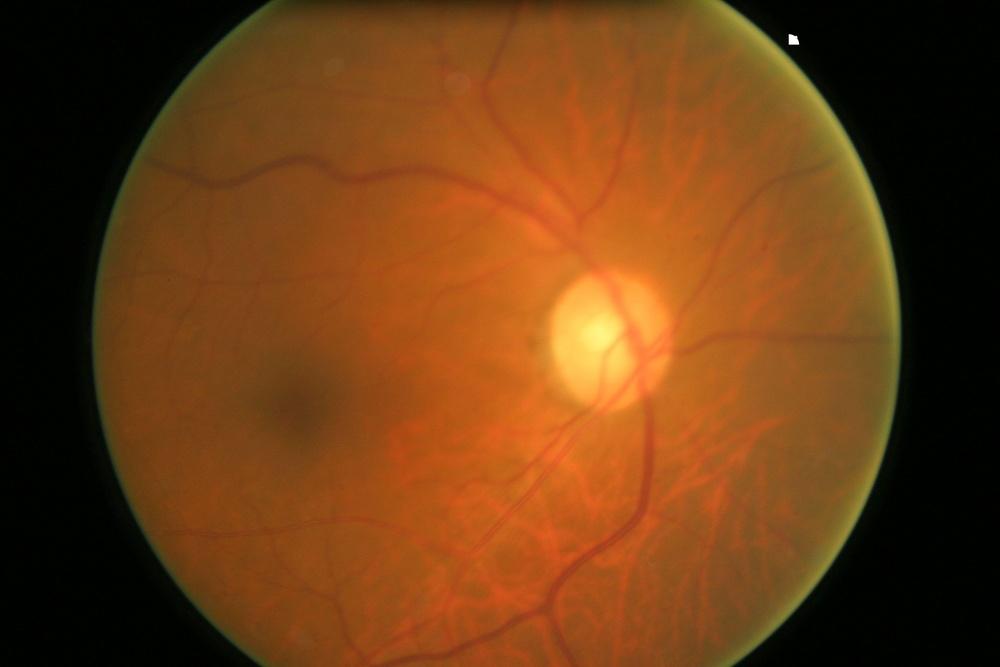
#> input picture Machine Learning Algorithms/Datasets/Fundus_image_test/Im0483_g_ORIGA.jpg, 1000 x 667 px, shrunk from 3072 x 2048 before the run, found by its file name
$ jupyter execute 'Fundus Image import v1.ipynb'   (shell and % lines are left out)
#> lines starting #> are read from the running program, lines starting #| are printed output that depends on the picture
[cell 1]
import matplotlib.pyplot as plt
from matplotlib.pyplot import imshow
import matplotlib.image as mpimg
import numpy as np
from PIL import Image

[cell 2]
pil_im = Image.open('.\Datasets\Fundus_image_test\Im0483_g_ORIGA.jpg', 'r')
#> pil_im is the input picture: PIL image 1000x667 RGB; mean R, G, B 108.4, 60.7, 20.8
imshow(np.asarray(pil_im)) # pil_im.show()

[cell 3]
np.asarray(pil_im).shape
#> Out = (667, 1000, 3)

[cell 4]
def rgb2gray(rgb):
    return np.dot(rgb[...,:3], [0.2989, 0.5870, 0.1140])
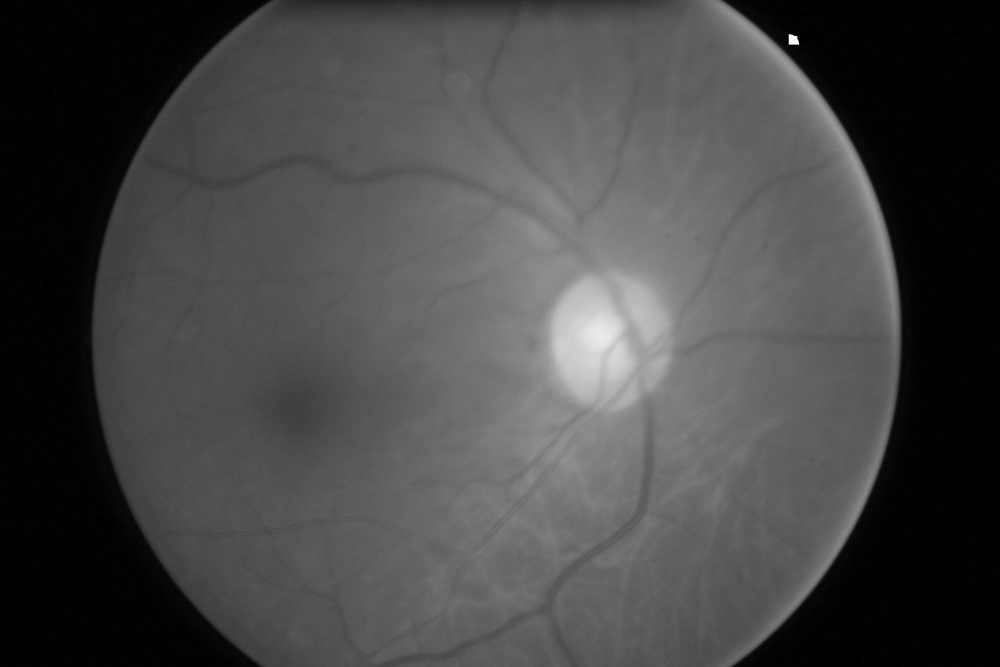
#> returned value: shape (667, 1000) float64; min 0, max 255, mean 70.4

[cell 5]
img = mpimg.imread('.\Datasets\Fundus_image_test\Im0483_g_ORIGA.jpg')
gray = rgb2gray(img)

plt.imshow(gray, cmap=plt.get_cmap('gray'), vmin=0, vmax=1)
plt.show()

[cell 6]
import matplotlib.pyplot as plt

from skimage import data
from skimage.color import rgb2gray

original = mpimg.imread('.\Datasets\Fundus_image_test\Im0483_g_ORIGA.jpg')
grayscale = rgb2gray(original)

fig, axes = plt.subplots(1, 2, figsize=(8, 4))
ax = axes.ravel()

ax[0].imshow(original)
ax[0].set_title("Original")
ax[1].imshow(grayscale, cmap=plt.cm.gray)
ax[1].set_title("Grayscale")

fig.tight_layout()
plt.show()
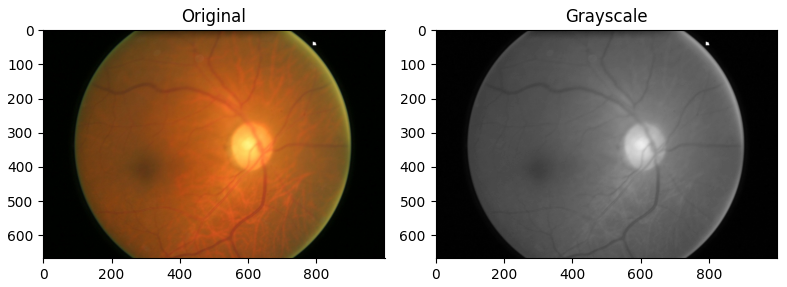
#> figure drawn by matplotlib, 2 panels

[cell 7]
grayscale.shape
#> Out = (667, 1000)

[cell 8]
grayscale[: :3].shape
#> Out = (223, 1000)

[cell 9]
imshow(grayscale, cmap=plt.cm.gray)

[cell 10]
imshow(grayscale[::2], cmap=plt.cm.gray)
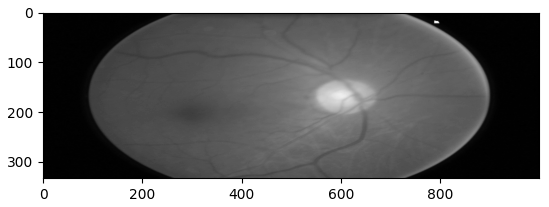
#> figure drawn by matplotlib, 1 panel

[cell 11]
np.transpose(grayscale)[::2].shape
#> Out = (500, 667)

[cell 12]
flattened_image = grayscale[::2]
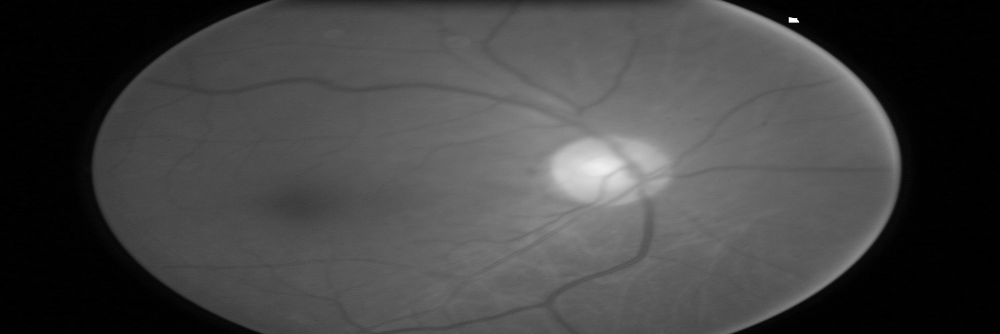
#> flattened_image: shape (334, 1000) float64; min 0, max 1, mean 0.266
flattened_image = np.transpose(flattened_image)[::2]
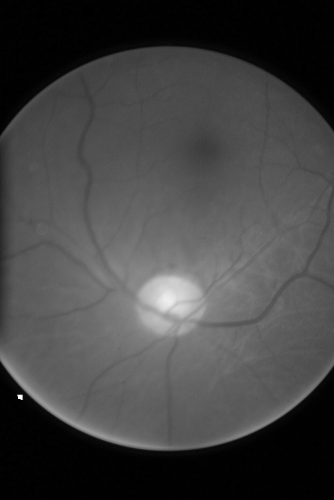
#> flattened_image: shape (500, 334) float64; min 0, max 1, mean 0.266
flattened_image = np.transpose(flattened_image)
#> flattened_image: shape (334, 500) float64
imshow(flattened_image, cmap=plt.cm.gray)
flattened_image.shape
#> Out = (334, 500)
